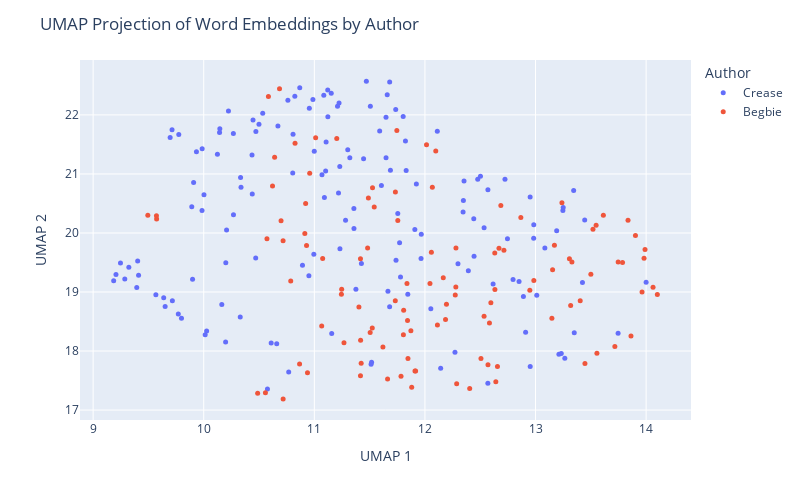

This figure's notebook cell:
### Code cell
# plot using plotly to further explore
import plotly.express as px
import textwrap

def wrap_text(text, width=60):
    return '<br>'.join(textwrap.wrap(text, width=width))

umap_df = pd.DataFrame(proj, columns=['UMAP 1', 'UMAP 2'])
umap_df['Author'] = labels
umap_df['Text'] = [snip for auth in judge_snippets for snip in judge_snippets[auth]]
umap_df['Text'] = umap_df['Text'].apply(lambda t: wrap_text(t, width=50))

fig = px.scatter(umap_df, x='UMAP 1', y='UMAP 2', 
                 color='Author', hover_data=['Text'], 
                 width=800, height=500 )
fig.update_traces(marker=dict(size=5))
fig.update_layout(title='UMAP Projection of Word Embeddings by Author')
fig.show()

### Figure 1 — Plotly figure (JSON) as saved in the notebook; plotly's stock layout.template omitted (floating-point values rounded to 4 significant figures; data arrays with more than 128 entries replaced by an {"elided": "..."} marker saying what was removed)
{"data": [{"customdata": {"elided": "151x1 str values"}, "hovertemplate": "Author=Crease<br>UMAP 1=%{x}<br>UMAP 2=%{y}<br>Text=%{customdata[0]}<extra></extra>", "legendgroup": "Crease", "marker": {"color": "#636efa", "size": 5, "symbol": "circle"}, "mode": "markers", "name": "Crease", "orientation": "v", "showlegend": true, "type": "scatter", "x": {"elided": "151 float values"}, "xaxis": "x", "y": {"elided": "151 float values"}, "yaxis": "y"}, {"customdata": [["(5) If it appears that a tax is not bona fide<br>within the purpose provided for, but is imposed<br>with the real purpose of discriminating against a<br>class, it is not within the justification of the<br>enabling statute, and, on the facts, the tax in<br>question was intended not for the purpose of<br>raising a revenue, but as a restriction on the<br>Chinese."], ["Indeed if no restriction whatever be placed on the<br>word \" other\" in that section; if the Provincial<br>Legislature can insist upon imposing licenses upon<br>everything and upon every act of life, and tax<br>each licensee at any moment they please, there<br>would be a very simple way of excluding every<br>Chinaman from the Province, by imposing a<br>universal tax, not limited to any nationality, of<br>one or two thousand dollars per annum for a<br>license to Judgment."], ["No Chinaman will shave the back of his head; no<br>true moujik will shave his chin."], ["I rather think that the auctioneers would<br>repudiate this alleged similarity of their<br>occupation to that of a Chinese washerman."], ["assing Chinamen, supposed to be the only persons<br>carrying on this industry."], ["If the object of the Provincial Statute be as<br>alleged, viz., Feb. 3.  to subject Chinamen to<br>exceptional disadvantages it is clearly<br>unconstitutional."], ["G. to the report of the recent Chinese Conmission,<br>p. 379, and by Mr. Justice CREASE in Wing Chong's<br>case, 1 B.C.R."], ["Justices FIELD, HOFFMAN, SAWYER and DEADY and<br>other Judges whom they cite, all confirm this,<br>that a State, or Provincial law imposing special<br>disabilities or unequal burdens on Chinamen is<br>unconstitutional and void."], ["Statutes were by their title and preamble<br>expressly aimed at Chinamen by name; that this<br>distinction also renders inapplicable all the<br>United States' cases cited; that this enactment is<br>quite general extending to all laundries without<br>exception and we must not look beyond the words of<br>the enactment to enquire what its object was; that<br>there is in fact one laundry in Victoria not<br>conducted by Chinamen on which the tax will fall<br>with equal force so that it is impossible to say<br>that Chinamen are hereby exclusively selected for<br>taxation; the circumstance that they are chiefly<br>affected being a mere coincidence; that the bylaw<br>only imposes $100.00 per annum, keeping far within<br>the limit of $150.00 permitted by the Statute;<br>that the tax clearly is calculated to procuring<br>additional Municipal revenue and that no other<br>object is hinted at."], ["I, for my part, cannot arrive at any other<br>conclusion than that it is specially directed<br>against Chinamen because they are Chinamen and for<br>no other Judgment."], ["The appellants' contention that the clause is<br>merely intended to hamper or expel Chinamen is<br>much strengthened by considering the amount of the<br>tax sanctioned, which is $150.00 per annum,<br>whereas the limit sanctioned by the Legislature in<br>the case of any retail shop, however extensive or<br>lucrative its business, is only $10.00 per annum."], ["The test is whether on the whole statute the<br>Legislature can fairly be held to have said : \"Let<br>us impose a tax in order to raise a revenue,<br>though perhaps it may fall on Chinamen,\" or \" let<br>us impose this tax in order to fall on Chinamen,<br>though perhaps it will raise no revenue.\""], ["When we find (1st) no other description of labour<br>taxed at all ; (2nd) this description of labour<br>practically quite abandoned to Chinamen alone ;<br>(3rd) this description of labour taxed at fifteen<br>times the rate permitted to be levied on any<br>retail shop ; (4th) that a preliminary Provincial<br>Act has declared Chinamen incapable of the<br>franchise which they formerly exercised."], ["I cannot doubt but that the tax is directed<br>against Chinamen, as such."], ["It is not competent to the Provincial Legislature,<br>or to a municipality, to deprive, generally,<br>particular nationalities or individuals of the<br>capacity to take out municipal trade licenses ; e.<br>g., a Chinaman has a right to apply for a<br>pawnbroker's license."], ["Application for a mandamus to the Corporation of<br>the City of Victoria to compel the renewal to the<br>prosecutors (Chinamen) of a pawnbroker's license."], ["It is alleged by the prosecution, and not denied,<br>that the Council have in fact ordered the<br>Collector to issue no pawnbroking license to any<br>Chinaman."], ["In the French colony of Cayenne, the Town Council<br>recently handicapped the superior capacities of<br>the Chinaman by imposing on merchants of that<br>empire an extra tax of $300 per annum, deeming it<br>also expedient to handicap English and German<br>traders by a surtax of $200 on them."], ["Chinamen in British Columbia appear to follow any<br>description of industry which may appear useful,<br>i.e., in which they can obtain employment or earn<br>their livelihood."], ["The menial businesses of washing and of splitting<br>and Chinese washer sawing stovewood are almost<br>entirely engrossed by Chinamen."], ["Every Chinaman in British Columbia has the air of<br>having worked, and of being ready to work, with<br>his hands, except a few who practice as medical<br>men and the leading commercial men."], ["Chinamen do not much trouble the hospitals."], ["I never heard of Chinamen becoming a burden on the<br>private charity of the whites."], ["I have an indistinct remembrance of having been<br>once asked to contribute to the cost of removing a<br>disabled Chinaman; I am not sure."], ["Industry, economy, sobriety, and law-abidingness<br>are exactly the four prominent qualities of<br>Chinamen as asserted both by their advocates and<br>their adversaries."], ["Lazy, drunken, extravagant, and turbulent: this<br>is, by the voices of their friends and foes,<br>exactly what a Chinaman is not."], ["If Chinamen would only be less industrious and<br>economical, if they would but occasionally get<br>drunk, they would no longer be the formidable<br>competitors with the white man which they prove to<br>be in the labor market; there would be no longer a<br>cry for their suppression."], ["But these qualities meet with no competition here;<br>and the Chinaman sees no person to take his place<br>were he to abdicate it."], ["I have heard an individual Chinaman stigmatized as<br>\"lazy ;\" but the fact was he conceived himself<br>insulted, and was sulking."], ["I cannot recall to memory that I ever saw or heard<br>of a Chinaman being drunk."], ["There is scarcely an epithet so removed from the<br>notion of a Chinaman as \"turbulent,\" though of<br>course they may be provoked to resist violence."], ["employment as domestics, their large brotherhoods,<br>necessarily impenetrably secret to the whites, and<br>the unguarded condition of our houses, the<br>pilfering by Chinamen servants is really quite<br>inconsiderable."], ["I believe that two of the white servants I have<br>had have pilfered more from me  than any twenty<br>Chinamen in Victoria ever stole from their<br>employers..  5."], ["I do not think that the feeling of the whites<br>against Chinamen has much changed; but I do not<br>recollect anything that can be called \"agitation \"<br>against them until Confederation."], ["This dislike, which otherwise might lie dormant or<br>inert, is certainly mutual; it is manifested in<br>China, we are- told, more extensively and<br>stringently than here, and without any impulse<br>there from direct competition for bread."], ["Europeans at Canton or Shanghai are not safe<br>beyond their allotted cantonments, any more than a<br>Chinaman would have been on Williams Creek twenty<br>years ago."], ["The Chinaman is in every respect the reverse of an<br>European, except that he is a man."], ["The Roumanian finds himself in company with a<br>large number of people of alien race, of feelings,<br>traditions and religion quite different from his-<br>people who do not own the same ties of fatherland<br>as he, who do not intermarry with him or his<br>kindred, and whose domestic institutions are<br>unknown and perhaps unintelligible to him."], ["Accordingly, before the close of the First<br>Parliament after Confederation, Chinamen were<br>deprived of the right of franchise, which they had<br>previously enjoyed."], ["This was on the ostensible ground that all<br>Chinamen were actuated merely by direct money<br>considerations."], ["The same distinguished writer whom I have already<br>quoted on the Judenhetze, observes, in speaking of<br>the rival programmes in the existing presidential<br>campaign in the United States: \"The Irish vote or<br>the republican working man cannot be wooed<br>successfully without attacks on the bloated<br>capitalist, on English tyranny or treachery, or on<br>the unfortunate immigrants from China.” Mutato<br>nomine."], ["There are several matters alleged against<br>Chinamen: One is the extraordinarily small space<br>into which a cluster of them will retire for rest."], ["But I have seen in a good-sized house, where there<br>was plenty of cubic space, and where each person<br>might have had a separate bunk, five or six<br>Chinamen, not lodgers but owners, sleeping in a<br>heap as above described."], ["It is common to attribute to Chinamen generally,<br>that they are infested with disgusting diseases --<br>e. g., leprosy."], ["When an orator talks of Chinese lepers, it is<br>exactly the same unmeaning abuse as when a Canton<br>periodical holds out to popular indignation the<br>foreign \"red devils.\""], ["There is no leprosy or diabolism in the case;<br>though of course a Chinaman, like any other man,<br>may be a leper."], ["The orator merely wishes to impress his audience<br>with the belief that 'he strongly objects to<br>Chinamen."], ["A Chinaman was once pointed out to me who was<br>alleged to be a leper."], ["That was the only case of skin disease I remember<br>to have noticed or heard of among Chinamen."], ["These certainly were not contracted from Chinamen."], ["The Chinese, and I believe other Asiatic nations,<br>use opium extensively."], ["The enormous consumption which this implies does<br>not appear to prevent Chinamen from being the most<br>prolific race, the most indefatigable laborers,<br>and the keenest traders in the world."], ["If any Chinamen here abuse the drug by over-<br>indulgence, they must hide themselves, or at all<br>events they have entirely escaped my observation."], ["If their example persuades any white people to<br>similar over-indulgence, of which I am equally<br>ignorant, these must be a very degraded class-<br>weaker and more degraded than the Chinaman whose<br>expulsion is demanded."], ["Opium, as generally used here, is probably as<br>harmless as tobacco, which is also extensively<br>used in British Columbia by Chinamen."], ["All the evils arising from opium in British<br>Columbia in a year do not, probably, equal the<br>damage, trouble and expense occasioned to<br>individuals and to the state by whiskey in a<br>single month, or perhaps in some single night, As<br>already observed, I do not remember ever to have<br>seen a drunken Chinaman; and the argument against<br>Chinamen founded on opium appears to be analogous<br>to the comparison of the mote and the beam."], ["It is alleged that not only the aggregation of<br>Chinamen in their dwellings is a source of danger<br>to the public health, but that their habits are<br>filthy."], ["There are of course dirty Chinamen."], ["Any family in British Columbia will, at once,<br>without any enquiry as to his cleanliness, admit<br>the first Chinaman who offers as a cook-where a<br>cook is wanted; and really it may be said that no<br>washing is given out to people of any other<br>nation."], ["Whether the presence of Chinamen is any longer<br>desirable in British Colombia, is to a certain<br>extent a matter of opinion."], ["That Chinamen are very large till within a year,<br>mainly, employed in all the laborious parts of our<br>coal mines ; 2nd."], ["I do not see how people would get on here at all<br>without Chinamen."], ["If Chinamen were expelled, employers of labor<br>would probably have to leave the province; and<br>when they were gone, where would the employed be?"], ["There are supposed to be in California more than<br>120,000 Chinamen."], ["It is probable that in that state, as in British<br>Columbia, a good deal more than half the manual<br>labor is performed by Chinamen."], ["Within a radius of two miles there are at this<br>time no less than 500 Chinamen engaged in<br>gathering the hop crop."], ["For a field of twenty-five or thirty acres about<br>100 Chinamen are employed."], ["The Chinamen work by contract, and they rush from<br>morning till night, seeming never to tire."], ["As soon as a box is filled a loud yell informs the<br>foreman, who brings a sack, into which the box is<br>emptied, and the Chinamen are given a check."], ["Two Chinamen can pick from two to three boxes in a<br>day, and as they receive $1.50 per box it will be<br>seen that they are earning white men's wages."], ["Last year they only received $1.25, but help at<br>this time is scarce and the China bosses had only<br>to demand the raise and get it."], ["Now the only paying industries here are the<br>canneries and shoe factories, in both of which the<br>labor is almost exclusively Chinese."], ["Owing to a very great superiority in the mineral,<br>the coal mines have paid largely, notwithstanding<br>the rates of white miners wages, unequalled<br>elsewhere; but the coal mines have hitherto<br>largely employed Chinamen also."], ["After all that I have said about Chinamen, I can<br>lay no more claim to consistency than anybody else<br>in British Columbia."], ["I have always asserted their good qualities; but I<br>have never in twenty-six years had a Chinaman in<br>my house, an expensive whim that nobody else has<br>indulged in."], ["Still, I have had my opportunities of seeing and<br>hearing, for in all that time, I do not think I<br>ever knew a family that did not employ at least<br>one Chinaman."], ["The combination which it is intended to suggest<br>would be, I suppose, that the legislature should<br>forbid such arrivals of Chinamen, and that the<br>white population should \" boycott \" those<br>remaining here; or else that the legislature<br>should decree their expulsion."], ["The normal rates of wages are five shillings for<br>Chinamen, and in Victoria eight shillings for<br>white men."], ["I cannot believe that it has; on the contrary, as<br>the presence of Chinamen has enabled some small<br>capital to be accumulated, they must have<br>augmented the wages fund in the province: i. e.,<br>the loose capital seeking to increase itself by<br>the employment of reproductive labor."], ["I do not believe that any single European in the<br>province would employ a Chinaman about any<br>undertaking if he could procure an European,<br>irrespective of wages, unless, of course, the<br>European demanded wages which precluded all profit<br>on the undertaking."], ["Chinamen are employed not so much because their<br>normal money tariff is lower than the whites and<br>yet not much lower; many Chinamen get $30, and<br>some even $35 and $40, per month-as because they<br>are, as a rule, more sober, steady, docile and<br>industrious."], ["With very few exceptions, indeed, I never met a<br>Chinaman whom I could understand, beyond the<br>commonest wants, or by whom I could feel any<br>certainty that I was understood, even for an<br>ordinary message."], ["Yet I have often feared that I should be compelled<br>to fall into the universal practice and take<br>Chinese servants into my house-which I have never<br>yet done."], ["I have never personally observed any effect by the<br>Chinese upon the morals of the white people."], ["The latter have occasionally been induced by race-<br>prejudice to indulge in acts of violence ; but it<br>would be too much to say from thence that the<br>Chinaman had corrupted his cowardly assailants."], ["One Chinaman, last year, pleaded guilty to an<br>indictment for indecent assault on two girls of<br>ten or eleven and twelve or thirteen years."], ["However that is the only case I remember in which<br>it could be alleged that a Chinaman had had any<br>evil effect upon the morals of the whites, a<br>matter upon which they can have but very little<br>influence, either for good or evil."], ["Whites who have evil communications with Chinese<br>must themselves be lamentably depraved beforehand;<br>and so, I should be disposed to say, immoral<br>Chinese are not only not more injurious, but they<br>are quite innocuous to the morals of the whites,<br>in comparison with white people of similar or<br>allied habits."], ["I have seen unmistakable prostitutes in the<br>Chinese quarter of Victoria."], ["Drunken whites, I am sorry to say, are often to be<br>seen in Victoria, by night or by day; but I do not<br>remember ever to have seen a Chinaman under the<br>influence of liquor."], ["Debauched whites sometimes frequent, I believe,<br>Chinese brothels, as they do Indian brothels."], ["I don't think serious breaches of the peace are<br>proportionately more frequent in Chinese brothels<br>than in those kept by white women."], ["Indian brothels breed the most disturbances; and<br>they are close to the Chinese quarter."], ["I have omitted to state that Chinamen here are<br>generally divided into two tribes, or clans-there<br>may be more, but I have often had my attention<br>drawn to these two-viz ."], ["When a breach of the peace occurs among Chinamen,<br>the culprits are generally Canton versus Hong<br>Kong; and when these come into court, either in<br>criminal or civil cases, it is common to allow<br>each side to have an interpreter; as well to watch<br>that the evidence is truly interpreted as also to<br>explain it to their respective clients."], ["Owing partly to this, and partly also to their<br>unintelligibility to whites, and vice versa, it is<br>usual when twenty or thirty hands are engaged, e.<br>g., at a cannery, not to make the contract with<br>each workman separately, but with some one<br>Chinaman who has learned some English, leaving him<br>to sub-contract with the men; and he being the<br>sole medium of communication between them and the<br>owner of the cannery, this arrangement, though<br>unavoidable, necessarily leaves the men a good<br>deal at the mercy of this foreman."], ["Sometimes this takes place on a much larger scale,<br>and a Chinese merchant here will contract for a<br>whole cargo of Chinamen, fresh from China, whom he<br>engages to provide with employment, and then<br>drafts them out to different employers here, for<br>roads, canneries, etc."], ["A miner who feels no shame in purchasing the<br>possession of a female for a single night for $20,<br>is scandalized when a Chinaman pays $500 for the<br>possession of a female for six months, or until<br>they disagree."], ["No disgust is felt by Europeans when parents make<br>it a sine qua non on consenting to their<br>daughters' marriage that the husband shall settle<br>ten or twenty thousand dollars upon her; but it is<br>infamous if a Chinaman purchases the consent of<br>parents or guardians for one thousand dollars."], ["The woman is a slave sold into prostitution, but<br>the Chinese themselves look upon it in a different<br>light."], ["There was a case not long ago in court, before<br>myself, on habeas corpus: A Chinese girl was<br>contracted to marry a man who had offered the<br>guardians five hundred dollars."], ["I apprehend much of what is said about Chinese<br>slavery and prostitution proceeds from imperfect<br>consideration of the difference between Christian<br>and non-Christian marriage; but I only guess this,<br>I know scarcely anything about it."], ["Another ground on which I have heard it asserted<br>that slavery is general among Chinamen here, is<br>rather, I suspect, a proof of their freedom, or<br>would be so accepted among whites."], ["I have no doubt but that compulsion is put on all<br>Chinamen, so that it is very difficult for them to<br>obtain work, if they remain outside this<br>organization."], ["It is yet further urged against the Chinese, as<br>showing their unfitness to dwell in the land, that<br>they show no respect to our laws, nor to our<br>appointed courts, but refer their differences to<br>private tribunals of their own, whose behests are<br>carried out, irrespective of their conformity with<br>our laws and are never disputed in our courts."], ["The Chinese, like most other nations with any<br>pretence to civilization, have some methods for<br>referring private disputes to arbitrators chosen<br>by the parties themselves."], ["That the awards of Chinese arbitrators are always<br>accepted without demur (if the fact be as alleged)<br>would surely be a strong evidence of the equity of<br>the award, and the good sense of the parties in<br>difference; for it is utterly untrue that Chinamen<br>ignore our courts, or treat them with any want of<br>respect."], ["Any questions as to their labor associations,<br>their clans, their marriage laws, their<br>immigration contracts, would, I fear, be in<br>general met with suspicion and answered with<br>reluctance."], ["the nature and results of trades-unions at home,<br>after every enquiry possible; how much more<br>difficult would it be to arrive at facts here,<br>where they must necessarily be shrouded behind the<br>impenetrable and irresponsible screen of a Chinese<br>interpreter?"]], "hovertemplate": "Author=Begbie<br>UMAP 1=%{x}<br>UMAP 2=%{y}<br>Text=%{customdata[0]}<extra></extra>", "legendgroup": "Begbie", "marker": {"color": "#EF553B", "size": 5, "symbol": "circle"}, "mode": "markers", "name": "Begbie", "orientation": "v", "showlegend": true, "type": "scatter", "x": [11.01, 10.83, 11.42, 13.15, 13.5, 10.58, 11.75, 10.69, 10.64, 10.7, 11.2, 10.92, 12.1, 10.57, 9.574, 9.494, 9.572, 10.62, 13.4, 13.86, 12.28, 10.56, 11.78, 11.27, 12.6, 12.19, 13.33, 12.63, 11.52, 11.66, 12.17, 12.71, 11.62, 11.81, 12.07, 12.53, 11.25, 12.95, 12.01, 11.4, 12.06, 13.31, 13.84, 12.63, 12.05, 11.73, 12.27, 11.5, 11.88, 10.49, 12.66, 13.15, 11.75, 12.98, 13.45, 11.81, 11.73, 10.72, 12.87, 13.32, 13.75, 10.94, 11.49, 13.96, 13.56, 14.06, 14.1, 13.52, 13.9, 13.99, 10.87, 13.72, 13.55, 11.42, 11.87, 11.42, 11.53, 13.98, 12.69, 13.17, 13.79, 11.85, 11.84, 12.29, 11.84, 10.79, 11.92, 12.28, 12.4, 11.91, 12.57, 12.51, 12.64, 12.58, 11.42, 13.24, 13.61, 10.93, 10.91, 11.24, 10.72, 12.19, 12.11, 11.07, 10.96, 11.08, 11.54, 11.48, 12.67], "xaxis": "x", "y": [21.61, 21.52, 18.18, 18.55, 19.3, 22.31, 21.74, 22.44, 21.28, 20.21, 21.6, 20.5, 21.39, 19.9, 20.24, 20.3, 20.29, 20.79, 18.85, 18.26, 19.74, 17.29, 17.57, 18.14, 18.82, 18.79, 19.51, 19.66, 18.39, 17.53, 19.24, 19.71, 18.07, 18.28, 20.78, 18.59, 19.05, 19.03, 21.49, 18.74, 19.67, 19.56, 20.21, 19.04, 19.14, 18.85, 18.95, 18.31, 17.39, 17.29, 17.74, 19.38, 20.21, 19.19, 17.79, 18.69, 20.69, 17.19, 20.26, 18.77, 19.51, 17.63, 20.59, 19.0, 17.96, 19.08, 18.96, 20.06, 19.96, 19.72, 17.78, 18.08, 20.13, 17.58, 18.34, 17.79, 20.77, 19.57, 20.47, 19.79, 19.5, 17.87, 18.52, 17.45, 19.14, 19.19, 17.66, 19.09, 17.36, 17.66, 17.77, 17.87, 17.48, 18.47, 19.56, 20.51, 20.3, 19.79, 19.99, 18.96, 19.87, 18.54, 18.44, 18.42, 21.01, 19.57, 20.44, 19.74, 19.74], "yaxis": "y"}], "layout": {"height": 500, "legend": {"title": {"text": "Author"}, "tracegroupgap": 0}, "margin": {"t": 60}, "title": {"text": "UMAP Projection of Word Embeddings by Author"}, "width": 800, "xaxis": {"anchor": "y", "domain": [0, 1], "title": {"text": "UMAP 1"}}, "yaxis": {"anchor": "x", "domain": [0, 1], "title": {"text": "UMAP 2"}}}}
